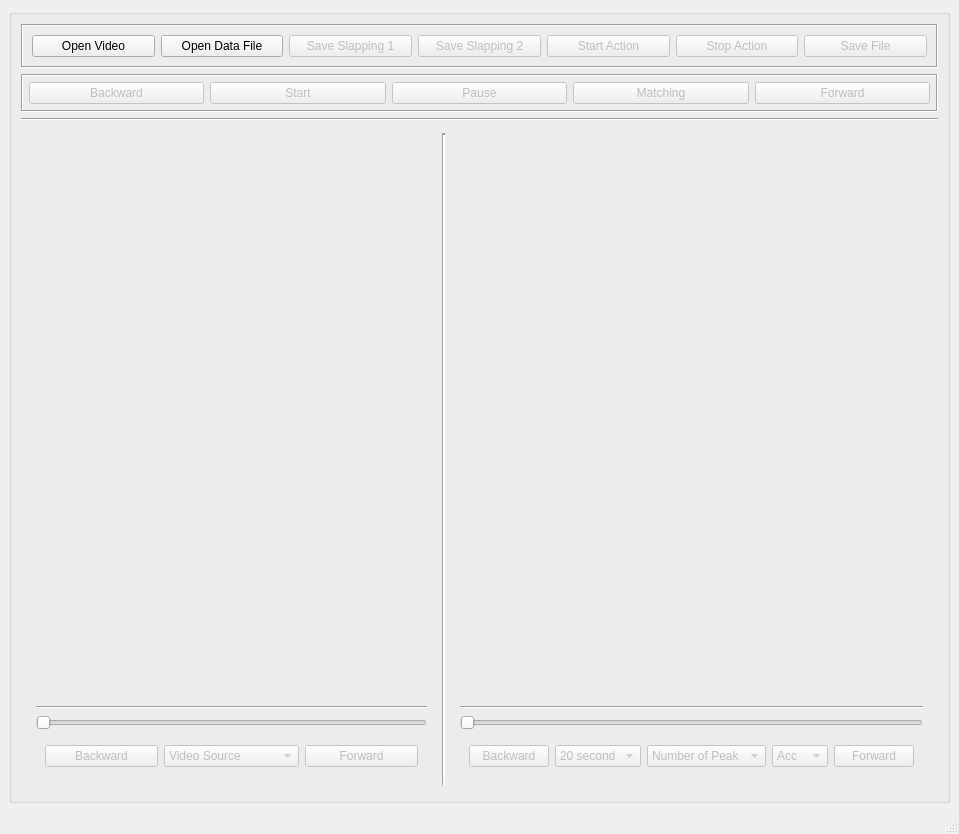
<?xml version="1.0" encoding="UTF-8"?>
<ui version="4.0">
 <class>MainWindow</class>
 <widget class="QMainWindow" name="MainWindow">
  <property name="geometry">
   <rect>
    <x>0</x>
    <y>0</y>
    <width>959</width>
    <height>834</height>
   </rect>
  </property>
  <property name="windowTitle">
   <string>Video Player with Signal</string>
  </property>
  <widget class="QWidget" name="centralwidget">
   <layout class="QHBoxLayout" name="horizontalLayout">
    <item>
     <widget class="QGroupBox" name="MainArea">
      <property name="enabled">
       <bool>true</bool>
      </property>
      <property name="title">
       <string/>
      </property>
      <property name="alignment">
       <set>Qt::AlignCenter</set>
      </property>
      <property name="checkable">
       <bool>false</bool>
      </property>
      <layout class="QVBoxLayout" name="verticalLayout">
       <property name="sizeConstraint">
        <enum>QLayout::SetDefaultConstraint</enum>
       </property>
       <item>
        <widget class="QFrame" name="mainarea1">
         <property name="sizePolicy">
          <sizepolicy hsizetype="Preferred" vsizetype="Maximum">
           <horstretch>0</horstretch>
           <verstretch>0</verstretch>
          </sizepolicy>
         </property>
         <property name="frameShape">
          <enum>QFrame::Box</enum>
         </property>
         <property name="frameShadow">
          <enum>QFrame::Sunken</enum>
         </property>
         <layout class="QHBoxLayout" name="horizontalLayout_5">
          <item>
           <widget class="QPushButton" name="openButton">
            <property name="enabled">
             <bool>true</bool>
            </property>
            <property name="focusPolicy">
             <enum>Qt::NoFocus</enum>
            </property>
            <property name="text">
             <string>Open Video</string>
            </property>
           </widget>
          </item>
          <item>
           <widget class="QPushButton" name="fileButton">
            <property name="focusPolicy">
             <enum>Qt::NoFocus</enum>
            </property>
            <property name="text">
             <string>Open Data File</string>
            </property>
           </widget>
          </item>
          <item>
           <widget class="QPushButton" name="slapButton">
            <property name="enabled">
             <bool>false</bool>
            </property>
            <property name="text">
             <string>Save Slapping 1</string>
            </property>
           </widget>
          </item>
          <item>
           <widget class="QPushButton" name="slapButton2">
            <property name="enabled">
             <bool>false</bool>
            </property>
            <property name="text">
             <string>Save Slapping 2</string>
            </property>
           </widget>
          </item>
          <item>
           <widget class="QPushButton" name="startActionButton">
            <property name="enabled">
             <bool>false</bool>
            </property>
            <property name="text">
             <string>Start Action</string>
            </property>
           </widget>
          </item>
          <item>
           <widget class="QPushButton" name="stopActionButton">
            <property name="enabled">
             <bool>false</bool>
            </property>
            <property name="text">
             <string>Stop Action</string>
            </property>
           </widget>
          </item>
          <item>
           <widget class="QPushButton" name="saveButton">
            <property name="enabled">
             <bool>false</bool>
            </property>
            <property name="text">
             <string>Save File</string>
            </property>
           </widget>
          </item>
         </layout>
        </widget>
       </item>
       <item>
        <widget class="QFrame" name="mainarea2">
         <property name="sizePolicy">
          <sizepolicy hsizetype="Preferred" vsizetype="Maximum">
           <horstretch>0</horstretch>
           <verstretch>0</verstretch>
          </sizepolicy>
         </property>
         <property name="frameShape">
          <enum>QFrame::Box</enum>
         </property>
         <property name="frameShadow">
          <enum>QFrame::Sunken</enum>
         </property>
         <layout class="QHBoxLayout" name="horizontalLayout_6">
          <property name="leftMargin">
           <number>6</number>
          </property>
          <property name="topMargin">
           <number>6</number>
          </property>
          <property name="rightMargin">
           <number>6</number>
          </property>
          <property name="bottomMargin">
           <number>6</number>
          </property>
          <item>
           <widget class="QPushButton" name="backwardButton">
            <property name="enabled">
             <bool>false</bool>
            </property>
            <property name="text">
             <string>Backward</string>
            </property>
           </widget>
          </item>
          <item>
           <widget class="QPushButton" name="startButton">
            <property name="enabled">
             <bool>false</bool>
            </property>
            <property name="text">
             <string>Start</string>
            </property>
           </widget>
          </item>
          <item>
           <widget class="QPushButton" name="pauseButton">
            <property name="enabled">
             <bool>false</bool>
            </property>
            <property name="text">
             <string>Pause</string>
            </property>
           </widget>
          </item>
          <item>
           <widget class="QPushButton" name="matchingButton">
            <property name="enabled">
             <bool>false</bool>
            </property>
            <property name="text">
             <string>Matching</string>
            </property>
           </widget>
          </item>
          <item>
           <widget class="QPushButton" name="forwardButton">
            <property name="enabled">
             <bool>false</bool>
            </property>
            <property name="text">
             <string>Forward</string>
            </property>
           </widget>
          </item>
         </layout>
        </widget>
       </item>
       <item>
        <widget class="Line" name="line_2">
         <property name="orientation">
          <enum>Qt::Horizontal</enum>
         </property>
        </widget>
       </item>
       <item>
        <widget class="QWidget" name="mainarea3" native="true">
         <layout class="QHBoxLayout" name="horizontalLayout_2">
          <property name="leftMargin">
           <number>6</number>
          </property>
          <property name="topMargin">
           <number>6</number>
          </property>
          <property name="rightMargin">
           <number>6</number>
          </property>
          <property name="bottomMargin">
           <number>6</number>
          </property>
          <item>
           <widget class="QWidget" name="videoArea" native="true">
            <layout class="QVBoxLayout" name="verticalLayout_3">
             <item>
              <widget class="QLabel" name="VideoImage">
               <property name="sizePolicy">
                <sizepolicy hsizetype="Ignored" vsizetype="Ignored">
                 <horstretch>0</horstretch>
                 <verstretch>0</verstretch>
                </sizepolicy>
               </property>
               <property name="text">
                <string/>
               </property>
              </widget>
             </item>
             <item>
              <widget class="Line" name="line_3">
               <property name="orientation">
                <enum>Qt::Horizontal</enum>
               </property>
              </widget>
             </item>
             <item>
              <widget class="QSlider" name="horizontalSlider_video">
               <property name="enabled">
                <bool>false</bool>
               </property>
               <property name="orientation">
                <enum>Qt::Horizontal</enum>
               </property>
              </widget>
             </item>
             <item>
              <widget class="QFrame" name="video_menu">
               <property name="sizePolicy">
                <sizepolicy hsizetype="Preferred" vsizetype="Maximum">
                 <horstretch>0</horstretch>
                 <verstretch>0</verstretch>
                </sizepolicy>
               </property>
               <layout class="QHBoxLayout" name="horizontalLayout_4">
                <item>
                 <widget class="QPushButton" name="backwardButton_video">
                  <property name="enabled">
                   <bool>false</bool>
                  </property>
                  <property name="text">
                   <string>Backward</string>
                  </property>
                 </widget>
                </item>
                <item>
                 <widget class="QComboBox" name="comboBox_video">
                  <property name="enabled">
                   <bool>false</bool>
                  </property>
                  <item>
                   <property name="text">
                    <string>Video Source</string>
                   </property>
                  </item>
                  <item>
                   <property name="text">
                    <string>sony slow motion</string>
                   </property>
                  </item>
                  <item>
                   <property name="text">
                    <string>iphone slow motion</string>
                   </property>
                  </item>
                 </widget>
                </item>
                <item>
                 <widget class="QPushButton" name="forwardButton_video">
                  <property name="enabled">
                   <bool>false</bool>
                  </property>
                  <property name="text">
                   <string>Forward</string>
                  </property>
                 </widget>
                </item>
               </layout>
              </widget>
             </item>
            </layout>
           </widget>
          </item>
          <item>
           <widget class="Line" name="line">
            <property name="sizePolicy">
             <sizepolicy hsizetype="Preferred" vsizetype="Minimum">
              <horstretch>0</horstretch>
              <verstretch>0</verstretch>
             </sizepolicy>
            </property>
            <property name="frameShadow">
             <enum>QFrame::Sunken</enum>
            </property>
            <property name="lineWidth">
             <number>2</number>
            </property>
            <property name="orientation">
             <enum>Qt::Vertical</enum>
            </property>
           </widget>
          </item>
          <item>
           <widget class="QWidget" name="graphArea" native="true">
            <layout class="QVBoxLayout" name="verticalLayout_2">
             <item>
              <widget class="QLabel" name="GraphImage">
               <property name="text">
                <string/>
               </property>
              </widget>
             </item>
             <item>
              <widget class="Line" name="line_4">
               <property name="orientation">
                <enum>Qt::Horizontal</enum>
               </property>
              </widget>
             </item>
             <item>
              <widget class="QSlider" name="horizontalSlider_graph">
               <property name="enabled">
                <bool>false</bool>
               </property>
               <property name="orientation">
                <enum>Qt::Horizontal</enum>
               </property>
              </widget>
             </item>
             <item>
              <widget class="QFrame" name="menu_graph">
               <property name="sizePolicy">
                <sizepolicy hsizetype="Preferred" vsizetype="Maximum">
                 <horstretch>0</horstretch>
                 <verstretch>0</verstretch>
                </sizepolicy>
               </property>
               <property name="frameShape">
                <enum>QFrame::NoFrame</enum>
               </property>
               <property name="lineWidth">
                <number>1</number>
               </property>
               <layout class="QHBoxLayout" name="horizontalLayout_3">
                <item>
                 <widget class="QPushButton" name="backwardButton_graph">
                  <property name="enabled">
                   <bool>false</bool>
                  </property>
                  <property name="text">
                   <string>Backward</string>
                  </property>
                 </widget>
                </item>
                <item>
                 <widget class="QComboBox" name="comboBox_graph">
                  <property name="enabled">
                   <bool>false</bool>
                  </property>
                  <item>
                   <property name="text">
                    <string>20 second</string>
                   </property>
                  </item>
                  <item>
                   <property name="text">
                    <string>1 second</string>
                   </property>
                  </item>
                  <item>
                   <property name="text">
                    <string>5 second</string>
                   </property>
                  </item>
                 </widget>
                </item>
                <item>
                 <widget class="QComboBox" name="comboBox_peak">
                  <property name="enabled">
                   <bool>false</bool>
                  </property>
                  <item>
                   <property name="text">
                    <string>Number of Peak</string>
                   </property>
                  </item>
                  <item>
                   <property name="text">
                    <string>Peak 1</string>
                   </property>
                  </item>
                  <item>
                   <property name="text">
                    <string>Peak 2</string>
                   </property>
                  </item>
                  <item>
                   <property name="text">
                    <string>Peak 3</string>
                   </property>
                  </item>
                 </widget>
                </item>
                <item>
                 <widget class="QComboBox" name="comboBox_type">
                  <property name="enabled">
                   <bool>false</bool>
                  </property>
                  <item>
                   <property name="text">
                    <string>Acc</string>
                   </property>
                  </item>
                  <item>
                   <property name="text">
                    <string>Gyro</string>
                   </property>
                  </item>
                 </widget>
                </item>
                <item>
                 <widget class="QPushButton" name="forwardButton_graph">
                  <property name="enabled">
                   <bool>false</bool>
                  </property>
                  <property name="text">
                   <string>Forward</string>
                  </property>
                 </widget>
                </item>
               </layout>
              </widget>
             </item>
            </layout>
           </widget>
          </item>
         </layout>
        </widget>
       </item>
      </layout>
     </widget>
    </item>
   </layout>
  </widget>
  <widget class="QStatusBar" name="statusbar"/>
 </widget>
 <resources/>
 <connections/>
</ui>
